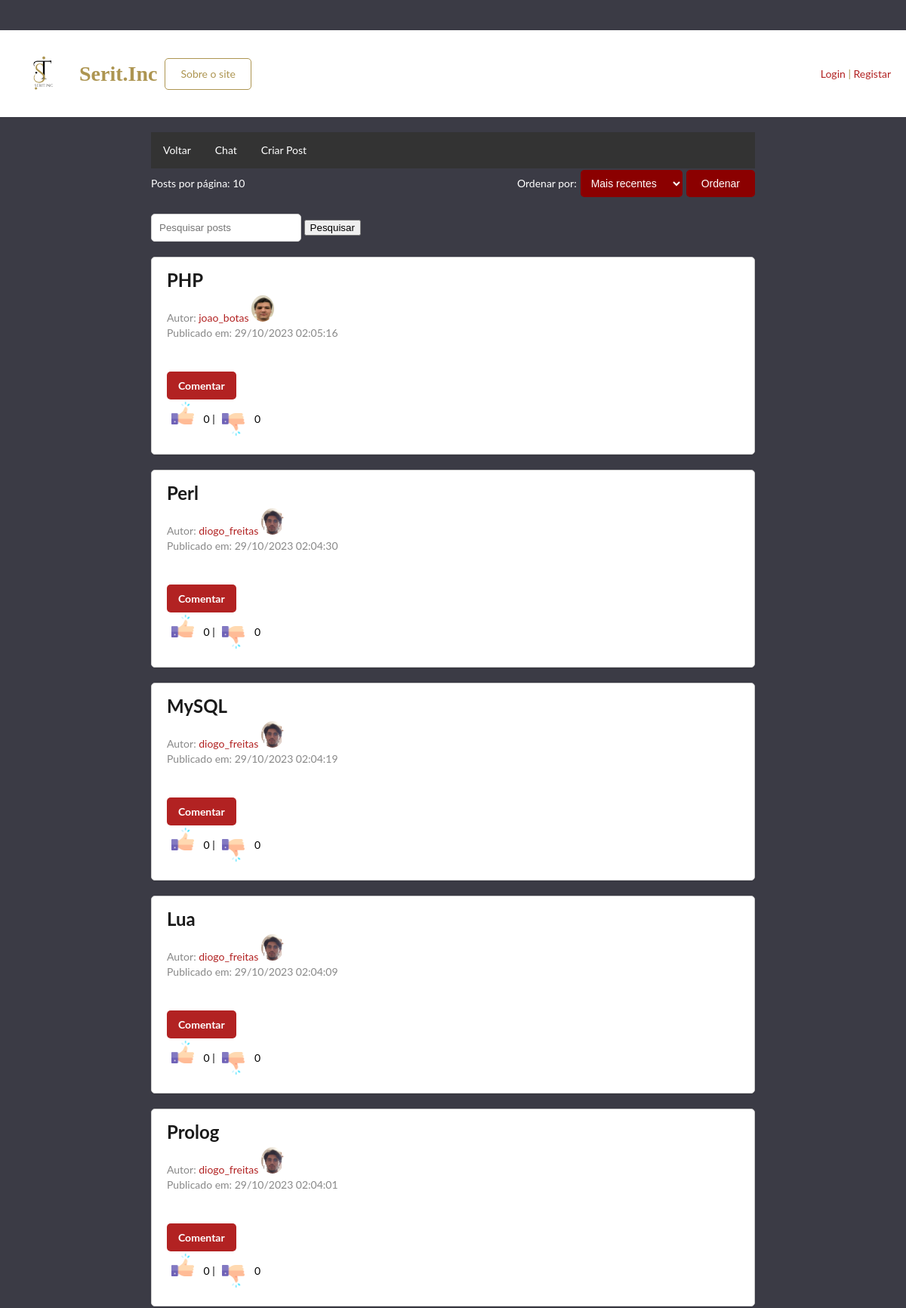
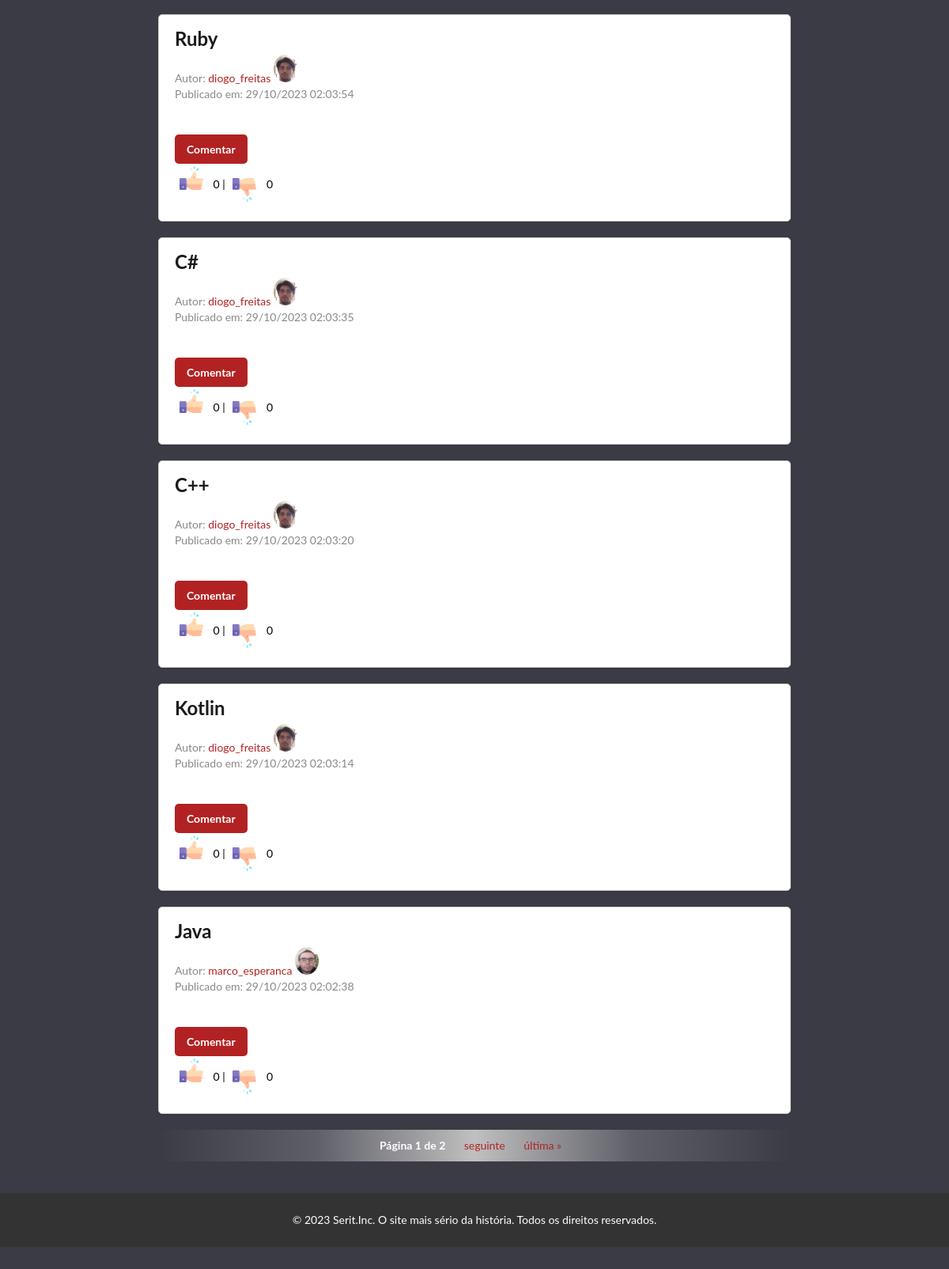
Screenshot of /24/ver_detalhe_subreddit/ with the database file from the repository (2 pictures, top to bottom).
### subreddit/models.py (models this page shows, shortened)
class Post(models.Model):
    title = models.CharField(max_length=200)
    content = models.TextField()
    subreddit = models.ForeignKey(Subreddit, on_delete=models.CASCADE)
    author = models.ForeignKey(User, on_delete=models.CASCADE)
    pub_data = models.DateTimeField('data de publicacao')
    likes = models.IntegerField(default=0)
    dislikes = models.IntegerField(default=0)
    liked_by = models.ManyToManyField(User, related_name='liked_posts', blank=True)
    disliked_by = models.ManyToManyField(User, related_name='disliked_posts', blank=True)
    image = models.ImageField(blank=True, null=True)

class RedditUser(models.Model):
    user = models.OneToOneField(User, on_delete=models.CASCADE)
    country = models.CharField(max_length=100)
    profile_picture = models.ImageField(null=True, blank=True)
    followers = models.ManyToManyField(User, related_name='followers', blank=True)
    following = models.ManyToManyField(User, related_name='following', blank=True)
    gender = models.CharField(max_length=1, choices=GENDER_CHOICES, default='N')
    interests = models.ManyToManyField(InterestCategory, choices=INTEREST_CHOICES,
                                       related_name='users_interested', blank=True)

### subreddit/views.py (the view)
# urls.py: path("<int:subreddit_id>/ver_detalhe_subreddit/", views.detalhe_subreddit, name="detalhe_subreddit"),
def detalhe_subreddit(request, subreddit_id):
    subreddit = get_object_or_404(Subreddit, pk=subreddit_id)
    posts = Post.objects.filter(subreddit=subreddit)
    posts_per_page = int(request.GET.get('posts_per_page', 10))
    sort_by = request.GET.get('sort_by', 'recent')
    if sort_by == 'recent':
        posts = posts.order_by('-pub_data')
    elif sort_by == 'popular':
        posts = posts.order_by('-likes')
    post_search = request.GET.get('post_search', '')
    if post_search:
        posts = posts.filter(Q(title__icontains=post_search) | Q(content__icontains=post_search))
    paginator = Paginator(posts, posts_per_page)
    page_number = request.GET.get('page')
    try:
        posts = paginator.page(page_number)
    except PageNotAnInteger:
        posts = paginator.page(1)
    except EmptyPage:
        posts = paginator.page(paginator.num_pages)
    return render(request, 'subreddit/detalhe_subreddit.html', {'subreddit': subreddit, 'posts': posts,})

### subreddit/templates/subreddit/detalhe_subreddit.html (shortened to what this page needs)
{% extends 'subreddit/index.html' %}
{% load static %}
{% block content %}
     <div class="container-detalhe">
        <form method="get" action="{% url 'subreddit:filtrar_post' subreddit_id=subreddit.id %}">
            <nav class="navbar-detalhe-subreddit">
                <a href="{% url 'subreddit:index' %}" class="nav-link-detalhe-subreddit">Voltar</a>
                <a href="{% url 'subreddit:subreddit_chat' subreddit_id=subreddit.id %}" class="nav-link-detalhe-subreddit">Chat</a>
                <a href="{% url 'subreddit:criar_post' subreddit_id=subreddit.id %}" class="nav-link-detalhe-subreddit">Criar Post</a>
            </nav>
            <div class="filter-options-detalhe-subreddit">
                <div class="center1-detalhe-subreddit">
                    <label class="text-white-detalhe-subreddit">Posts por página: 10</label>
                </div>
                <div class="filter-align-detalhe-subreddit">
                    <label class="text-white-detalhe-subreddit mr-1-detalhe-subreddit" for="sort_by">Ordenar por:</label>
                    <select id="sort_by" name="sort_by" class="mr-2-detalhe-subreddit">
                        <option value="recent" {% if request.GET.sort_by == "recent" %}selected{% endif %}>Mais recentes</option>
                    </select>
                    <button id="ordenar-button" type="submit" class="botao-ordenar-detalhe-subreddit">Ordenar</button>
                </div>
            </div>
        </form>
        <div class="post-list-detalhe-subreddit">
            <div class="search-bar-detalhe-subreddit">
                <form method="get" action="{% url 'subreddit:detalhe_subreddit' subreddit_id=subreddit.id %}">
                    <input type="text" name="post_search" placeholder="Pesquisar posts">
                    <button type="submit">Pesquisar</button>
                </form>
            </div>
            {% if posts %}
            <div class="posts-container-detalhe-subreddit">
                {% for post in posts %}
                <div class="post-detalhe-subreddit" id="post-{{ post.id }}">
                    <div class="post-content-detalhe-subreddit">
                        <a href="{% url 'subreddit:detalhe_post' subreddit_id=post.subreddit.id post_id=post.id %}" class="link-discreto-detalhe-subreddit">
                            <div class="post-title-detalhe-subreddit">
                                <h2>{{ post.title }}</h2>
                            </div>
                        </a>
                        <div class="post-meta-detalhe">
                                <span class="text-muted-detalhe-subreddit">Autor: </span><span class="author-detalhe-subreddit"><a href="{% url 'subreddit:perfil' username=post.author.username %}" class="link-discreto-detalhe-subreddit">{{ post.author }}</a></span>
                            {% if post.author.reddituser.profile_picture %}
                                    <img src="{{ post.author.reddituser.profile_picture.url }}" alt="Foto do utilizador" class ="foto-user-detalhe">
                                {% endif %}
                            <br>
                                <span class="timestamp-detalhe-subreddit">Publicado em: {{ post.pub_data|date:"d/m/Y H:i:s" }}</span>
                            </div>
                    </div>
                    <br><br>
                    <a href="javascript:void(0);" class="btn-comment-reddit-detalhe" onclick="toggleCommentBox(this)">Comentar</a>
                    <div class="vote-buttons-detalhe-subreddit">
                        <form method="POST" action="{% url 'subreddit:vote_post' subreddit_id=post.subreddit.id post_id=post.id %}">
                            <button type="submit" name="vote_type" value="like" class="vote-button-detalhe like-button-detalhe" onclick="this.classList.add('jump-animation'); setTimeout(() => this.classList.remove('jump-animation'), 500)">
                                <img src="{% static 'subreddit/img/like.png' %}" alt="Like">
                            </button>
                            <span class="Nlikes-detalhe">{{ post.likes }}</span>
                            <span class="span-black">|</span>
                            <button type="submit" name="vote_type" value="dislike" class="vote-button-detalhe dislike-button-detalhe" onclick="this.classList.add('sad-animation'); setTimeout(() => this.classList.remove('sad-animation'), 500)">
                                <img src="{% static 'subreddit/img/dislike.png' %}" alt="Dislike">
                            </button>
                            <span class="Ndislikes-detalhe">{{ post.dislikes }}</span>
                        </form>
                    </div>
                </div>
                {% endfor %}
            </div>
            <div class="pagination">
                <span class="step-links">
                    <span class="current-page">
                        Página {{ posts.number }} de {{ posts.paginator.num_pages }}
                    </span>
                    {% if posts.has_next %}
                        <a href="?page={{ posts.next_page_number }}">seguinte</a>
                        <a href="?page={{ posts.paginator.num_pages }}">última &raquo;</a>
                    {% endif %}
                </span>
            </div>
            {% else %}
            <div class="no-posts-detalhe-subreddit">
                <p>Ainda não existem posts neste subreddit!</p>
            </div>
            {% endif %}
        </div>
    </div>
{% endblock %}

### subreddit/static/subreddit/css/base_styles.css (style rules this page uses)
body { font-family: Arial, sans-serif; margin: 0; padding: 0; background-color: #d6d0d0; }
.site-logo, .user-info-index, .user-actions-index, .center1-detalhe-subreddit, .filter-align-detalhe-subreddit { display: flex; align-items: center; }
.container-detalhe { max-width: 800px; margin: 0 auto; padding: 20px; }
.filter-options-detalhe-subreddit { display: flex; justify-content: space-between; align-items: center; margin-bottom: 20px; }
.text-white-detalhe-subreddit { color: white; }
.mr-1-detalhe-subreddit { margin-right: 5px; }
.mr-2-detalhe-subreddit { margin-right: 10px; }
.foto-user-detalhe { width: 30px; height: 30px; border-radius: 50%; }
.search-bar-detalhe-subreddit { margin-top: 20px; margin-bottom: 20px; }
.search-bar-detalhe-subreddit input[type="text"] { padding: 10px; border: 1px solid #ccc; border-radius: 5px; }
.post-list-detalhe-subreddit { margin-top: 20px; }
.post-detalhe-subreddit { background-color: #fff; border: 1px solid #ccc; border-radius: 5px; padding: 20px; margin-bottom: 20px; box-shadow: 0 1px 2px rgba(0, 0, 0, 0.1); position: relative; }
.post-detalhe-subreddit h2 { font-size: 24px; margin: 0; color: #1a1a1a; margin-bottom: 10px; }
.post-meta-detalhe { font-size: 14px; color: #888; margin-bottom: 10px; }
.post-meta-detalhe img { width: 30px; height: 35px; border-radius: 60%; }
.link-discreto-detalhe-subreddit , .link-discreto-index { text-decoration: none; color: #B22222; cursor: pointer; transition: color 0.2s ease-in-out; }
.btn-comment-reddit-detalhe { background-color: #B22222; color: #fff; padding: 10px 15px; border: none; border-radius: 5px; text-decoration: none; cursor: pointer; font-weight: bold; transition: background-color 0.2s ease-in-out; text-align: center; }
.pagination { text-align: center; margin-top: 20px; background-color: #3B3B45 font-weight: bold; background: linear-gradient(to right, #3B3B45, #5f5f69, #c0c0c0, #5f5f69, #3B3B45); max-width: 800px; margin: 0 auto; padding: 10px 20px; }
.pagination span { margin-right: 10px; }
.step-links a { margin: 0 10px; text-decoration: none; color: #B22222; background-color: #3B3B45 font-weight: bold; }
.current-page { font-weight: bold; margin: 0 10px; }
.vote-buttons-detalhe-subreddit { display: flex; align-items: center; margin-top: 10px; }
.vote-button-detalhe { background-color: transparent; border: none; cursor: pointer; margin-right: 10px; }
.vote-button-detalhe img { width: 30px; height: 30px; vertical-align: middle; }
.like-button-detalhe { width: 30px; height: 30px; vertical-align: middle; margin-bottom: 20px; }
.dislike-button-detalhe { width: 30px; height: 30px; vertical-align: middle; margin-bottom: -10px; }
.Nlikes-detalhe, .Ndislikes-detalhe { margin-left: 5px; color: black; }
.span-black { color:black; }
.navbar-detalhe-subreddit, .navbar-detalhe-post { background-color: #333; overflow: hidden; }
.nav-link-detalhe-subreddit,.nav-link-detalhe-post { float: left; display: block; color: white; text-align: center; padding: 14px 16px; text-decoration: none; }
#sort_by, .botao-ordenar-detalhe-subreddit { background-color: #B22222; color: #fff; border: none; border-radius: 5px; padding: 10px 15px; cursor: pointer; transition: background-color 0.2s ease-in-out; margin-top: 2px; margin-bottom: 2px; }
.text-muted-detalhe-subreddit { color: #888; }
#sort_by { padding: 9px 10px; font-size: 14px; border: none; background-color: #8B0000; color: #fff; cursor: pointer; margin-right: 5px; }
#ordenar-button { padding: 10px 20px; font-size: 14px; border: none; background-color: #8B0000; color: #fff; cursor: pointer; }

### subreddit/static/subreddit/css/chat_styles.css (style rules this page uses)
body { background: #3B3B45; font: 14px/20px "Lato", Arial, sans-serif; padding: 40px 0; color: white; }

### rows the page displays
Post: title "PHP", author "joao_botas", author.reddituser.profile_picture (picture), pub_data "29/10/2023 02:05:16", likes "0", dislikes "0"
Post: title "Perl", author "diogo_freitas", author.reddituser.profile_picture (picture), pub_data "29/10/2023 02:04:30", likes "0", dislikes "0"
Post: title "MySQL", author "diogo_freitas", author.reddituser.profile_picture (picture), pub_data "29/10/2023 02:04:19", likes "0", dislikes "0"
Post: title "Lua", author "diogo_freitas", author.reddituser.profile_picture (picture), pub_data "29/10/2023 02:04:09", likes "0", dislikes "0"
Post: title "Prolog", author "diogo_freitas", author.reddituser.profile_picture (picture), pub_data "29/10/2023 02:04:01", likes "0", dislikes "0"
Post: title "Ruby", author "diogo_freitas", author.reddituser.profile_picture (picture), pub_data "29/10/2023 02:03:54", likes "0", dislikes "0"
Post: title "C#", author "diogo_freitas", author.reddituser.profile_picture (picture), pub_data "29/10/2023 02:03:35", likes "0", dislikes "0"
Post: title "C++", author "diogo_freitas", author.reddituser.profile_picture (picture), pub_data "29/10/2023 02:03:20", likes "0", dislikes "0"
Post: title "Kotlin", author "diogo_freitas", author.reddituser.profile_picture (picture), pub_data "29/10/2023 02:03:14", likes "0", dislikes "0"
Post: title "Java", author "marco_esperanca", author.reddituser.profile_picture (picture), pub_data "29/10/2023 02:02:38", likes "0", dislikes "0"

### other values shown
{{ posts.number }} "1"
{{ posts.paginator.num_pages }} "2"
